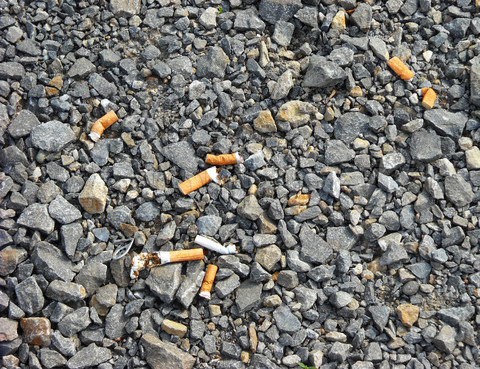
#> input picture cigarette.jpg, 480 x 369 px
$ python furrier.py
#> lines starting #> are read from the running program, lines starting #| are printed output that depends on the picture
import cv2
import numpy as np
import matplotlib.pyplot as plt

img = cv2.imread('cigarette.jpg',0)
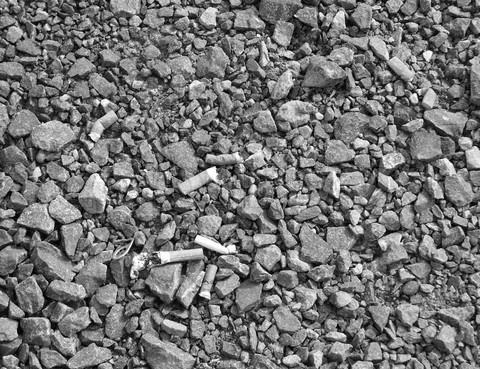
#> img: shape (369, 480); min 0, max 255, mean 116.2

"""
f = np.fft.fft2(img)
fshift = np.fft.fftshift(f)
magnitude_spectrum = 20*np.log(np.abs(fshift))
"""

dft = cv2.dft(np.float32(img), flags = cv2.DFT_COMPLEX_OUTPUT)
dft_shift = np.fft.fftshift(dft)
magnitude_spectrum = 20 * np.log(cv2.magnitude(dft_shift[:,:,0], dft_shift[:,:,1]))
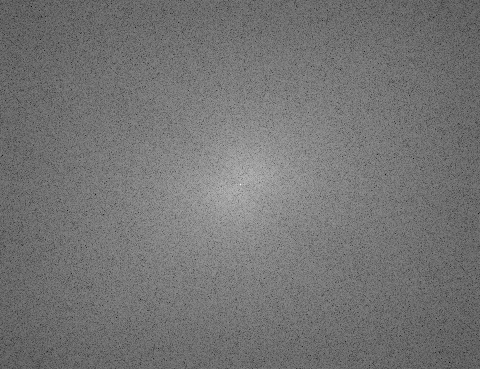
#> magnitude_spectrum: shape (369, 480) float32; min 46.55, max 336.8, mean 179.2; drawn with min black and max white

rows, cols = img.shape
#> rows = 369; cols = 480
mask = np.ones((rows,cols,2), np.uint8)
mask[rows//2 - 30: rows//2 + 30, cols//2 - 30 : cols //2 +30] = 0

fshift = dft_shift * mask
f_ishift = np.fft.ifftshift(fshift)
img_back = cv2.idft(f_ishift)
img_back = cv2.magnitude(img_back[:,:,0], img_back[:,:,1])
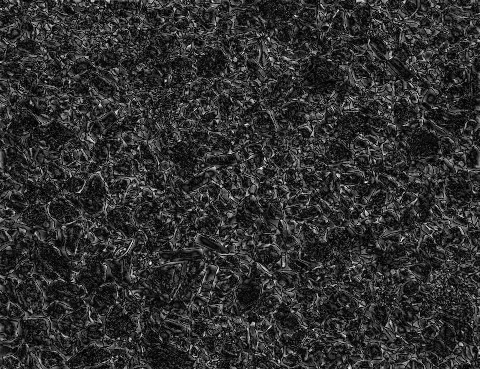
#> img_back: shape (369, 480) float32; min 938.6, max 29576150, mean 5583750; drawn with min black and max white

plt.subplot(121), plt.imshow(img, cmap = 'gray')
plt.title('Input Image'), plt.xticks([]), plt.yticks([])
plt.subplot(122), plt.imshow(magnitude_spectrum, cmap='gray')
plt.title('Magnitude spectrum'), plt.xticks([]),plt.yticks([])
#> (the run stopped early here; a loop or call above may not have finished)
